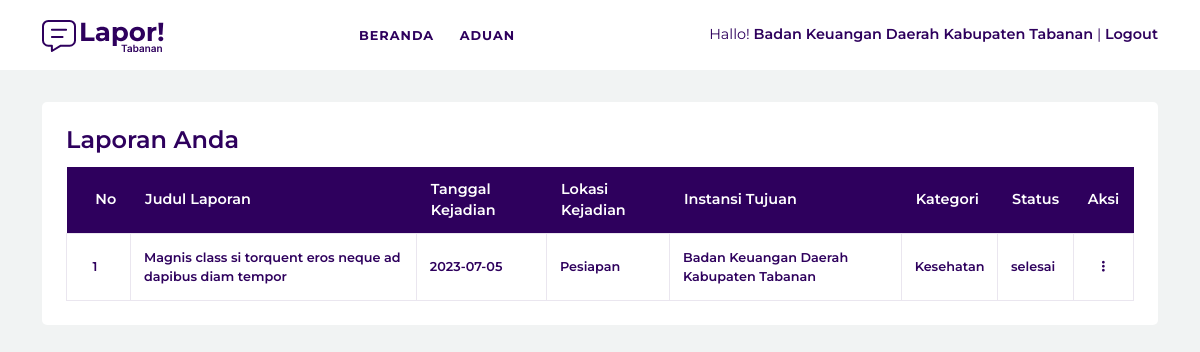
Page /instansi-aduan.php (signed in) on the committed database.
### tables this page shows
CREATE TABLE `laporan` (
  `id_laporan` tinyint(4) NOT NULL,
  `judul` varchar(300) NOT NULL,
  `isi` varchar(500) NOT NULL,
  `gambar` int(4) NOT NULL,
  `tanggal` varchar(50) NOT NULL,
  `lokasi` varchar(100) NOT NULL,
  `id_users` tinyint(4) NOT NULL,
  `id_instansi` tinyint(4) NOT NULL,
  `id_kategori` tinyint(4) NOT NULL,
  `status` varchar(50) NOT NULL,
  `tanggal_dibuat` varchar(50) NOT NULL,
  `tanggal_diubah` varchar(50) NOT NULL
);

CREATE TABLE `instansi` (
  `id` tinyint(4) NOT NULL,
  `nama_instansi` varchar(200) NOT NULL,
  `tingkat_instansi` varchar(100) NOT NULL,
  `username` varchar(100) NOT NULL,
  `password` varchar(500) NOT NULL
);

CREATE TABLE `kategori` (
  `id` tinyint(4) NOT NULL,
  `nama_kategori` varchar(100) NOT NULL
);

### instansi-aduan.php (the view, shortened to what this page needs)
<?php include 'header.php'; ?>
<section class="aduan-form-wrapper">
	<div class="container">
		<div class="aduan-form-container">
			<div class="aduan-table">
				<h4 class="aduan-table-heading">Laporan Anda</h4>
				<table>
					<tr>
						<th>No</th>
						<th>Judul Laporan</th>
						<th>Tanggal Kejadian</th>
						<th>Lokasi Kejadian</th>
						<th>Instansi Tujuan</th>
						<th>Kategori</th>
						<th>Status</th>
						<th>Aksi</th>
					</tr>
					<?php
					$id_instansi = $_SESSION['id'];
					$sql_get_laporan = mysqli_query( $koneksi, "SELECT * FROM laporan INNER JOIN instansi ON laporan.id_instansi = instansi.id INNER JOIN kategori ON laporan.id_kategori = kategori.id WHERE id_instansi = '$id_instansi' AND NOT status = 'sedang_diverifikasi' ORDER BY laporan.id_laporan DESC LIMIT 5 " );
					$i = 1;
					while ( $row = mysqli_fetch_array( $sql_get_laporan, MYSQLI_ASSOC ) ) {
					?>
					<tr>
						<td><?php echo $i++; ?></td>
						<td><?php echo $row['judul']; ?></td>
						<td><?php echo $row['tanggal']; ?></td>
						<td><?php echo $row['lokasi']; ?></td>
						<td><?php echo $row['nama_instansi']; ?></td>
						<td><?php echo $row['nama_kategori']; ?></td>
						<td><?php echo $row['status']; ?></td>
						<td class="aduan-aksi text-center">
							<ul>
								<li><i class="fa-solid fa-ellipsis-vertical"></i>
								</li>
							</ul>
						</td>
					</tr>
					<?php } ?>
				</table>
			</div>
		</div>
	</div>
</section>
<?php include 'footer.php'; ?>

### assets/css/style.css (style rules this page uses)
:root { --font-family: 'Montserrat', sans-serif; --body-bg: #f1f3f3; --bg: #fff; --bg-dark: #2e005d; --text: #2e005d; --text-gray: ; --text-white: #fff; --text-light: ; --border: #eae6ef; --border-dark: #2e005d; --primary: #2e005d; --secondary: ; --link: ; --link-hover: ; }
body { font-family: var(--font-family); background: var(--body-bg); color: var(--text); }
.aduan-form-wrapper { margin-top: 2em; }
.aduan-form-container { background: var(--bg); padding: 1.5em; border-radius: 5px; }
.aduan-table .aduan-table-heading { font-weight: 600; margin-bottom: .5em; }
.aduan-table table { padding: 0 1em; width: 100%; border-collapse: collapse; }
.aduan-table table th, .aduan-table table td { padding: .8em 1em; }
.aduan-table table th:first-child, .aduan-table table td:first-child { padding-left: 2em; }
.aduan-table table th { background: var(--bg-dark); color: var(--text-white); font-size: .9rem; font-weight: 600; }
.aduan-table table td { border: 1px solid var(--border); font-size: .8rem; font-weight: 600; }
.aduan-aksi ul { list-style-type: none; margin: 0; padding: 0; }
.aduan-aksi ul li { display: inline-block; cursor: pointer; padding: 1em; }

### rows in the picture
laporan: judul "Magnis class si torquent eros neque ad dapibus diam tempor", tanggal "2023-07-05", lokasi "Pesiapan", id_instansi.nama_instansi "Badan Keuangan Daerah Kabupaten Tabanan", id_kategori.nama_kategori "Kesehatan", status "selesai"

### other values in the picture
$_SESSION['nama_instansi'] "Badan Keuangan Daerah Kabupaten Tabanan"
